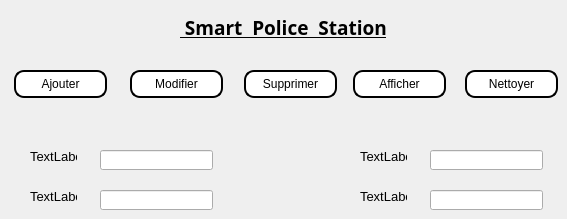
      <widget class="QWidget" name="tab_9">
       <attribute name="icon">
        <iconset>
         <normaloff>../../../Downloads/plaintes.png</normaloff>../../../Downloads/plaintes.png</iconset>
       </attribute>
       <attribute name="title">
        <string>Plaintes</string>
       </attribute>
       <widget class="QLabel" name="label_62">
        <property name="geometry">
         <rect>
          <x>360</x>
          <y>190</y>
          <width>47</width>
          <height>13</height>
         </rect>
        </property>
        <property name="font">
         <font>
          <family>Arial</family>
          <pointsize>10</pointsize>
          <weight>50</weight>
          <bold>false</bold>
         </font>
        </property>
        <property name="text">
         <string>TextLabel</string>
        </property>
       </widget>
       <widget class="QLabel" name="label_61">
        <property name="geometry">
         <rect>
          <x>360</x>
          <y>150</y>
          <width>47</width>
          <height>13</height>
         </rect>
        </property>
        <property name="font">
         <font>
          <family>Arial</family>
          <pointsize>10</pointsize>
          <weight>50</weight>
          <bold>false</bold>
         </font>
        </property>
        <property name="text">
         <string>TextLabel</string>
        </property>
       </widget>
       <widget class="QPushButton" name="affichersalaries_11">
        <property name="geometry">
         <rect>
          <x>353</x>
          <y>70</y>
          <width>93</width>
          <height>28</height>
         </rect>
        </property>
        <property name="styleSheet">
         <string notr="true">background-color:white; 
color:black; 
border-style:outset ; 
border-width:2px ; 
border-radius:10px;</string>
        </property>
        <property name="text">
         <string>Afficher</string>
        </property>
       </widget>
       <widget class="QPushButton" name="Ajoutersalaries_11">
        <property name="geometry">
         <rect>
          <x>14</x>
          <y>70</y>
          <width>93</width>
          <height>28</height>
         </rect>
        </property>
        <property name="styleSheet">
         <string notr="true">background-color:white; 
color:black; 
border-style:outset ; 
border-width:2px ; 
border-radius:10px;</string>
        </property>
        <property name="text">
         <string>Ajouter</string>
        </property>
       </widget>
       <widget class="QPushButton" name="modifiersalaries_11">
        <property name="geometry">
         <rect>
          <x>130</x>
          <y>70</y>
          <width>93</width>
          <height>28</height>
         </rect>
        </property>
        <property name="styleSheet">
         <string notr="true">background-color:white; 
color:black; 
border-style:outset ; 
border-width:2px ; 
border-radius:10px;</string>
        </property>
        <property name="text">
         <string>Modifier</string>
        </property>
       </widget>
       <widget class="QLineEdit" name="lineEdit_60">
        <property name="geometry">
         <rect>
          <x>100</x>
          <y>190</y>
          <width>113</width>
          <height>20</height>
         </rect>
        </property>
       </widget>
       <widget class="QLabel" name="policou_19">
        <property name="geometry">
         <rect>
          <x>180</x>
          <y>10</y>
          <width>351</width>
          <height>35</height>
         </rect>
        </property>
        <property name="sizePolicy">
         <sizepolicy hsizetype="Preferred" vsizetype="Maximum">
          <horstretch>0</horstretch>
          <verstretch>0</verstretch>
         </sizepolicy>
        </property>
        <property name="font">
         <font>
          <family>Algerian</family>
          <pointsize>14</pointsize>
          <weight>75</weight>
          <bold>true</bold>
          <underline>true</underline>
         </font>
        </property>
        <property name="text">
         <string> Smart  Police  Station</string>
        </property>
        <property name="textFormat">
         <enum>Qt::PlainText</enum>
        </property>
       </widget>
       <widget class="QLabel" name="label_59">
        <property name="geometry">
         <rect>
          <x>30</x>
          <y>150</y>
          <width>47</width>
          <height>13</height>
         </rect>
        </property>
        <property name="font">
         <font>
          <family>Arial</family>
          <pointsize>10</pointsize>
          <weight>50</weight>
          <bold>false</bold>
         </font>
        </property>
        <property name="text">
         <string>TextLabel</string>
        </property>
       </widget>
       <widget class="QLineEdit" name="lineEdit_57">
        <property name="geometry">
         <rect>
          <x>430</x>
          <y>150</y>
          <width>113</width>
          <height>20</height>
         </rect>
        </property>
       </widget>
       <widget class="QLineEdit" name="lineEdit_58">
        <property name="geometry">
         <rect>
          <x>100</x>
          <y>150</y>
          <width>113</width>
          <height>20</height>
         </rect>
        </property>
       </widget>
       <widget class="QPushButton" name="supprimersalaries_11">
        <property name="geometry">
         <rect>
          <x>244</x>
          <y>70</y>
          <width>93</width>
          <height>28</height>
         </rect>
        </property>
        <property name="styleSheet">
         <string notr="true">background-color:white; 
color:black; 
border-style:outset ; 
border-width:2px ; 
border-radius:10px;</string>
        </property>
        <property name="text">
         <string>Supprimer</string>
        </property>
       </widget>
       <widget class="QPushButton" name="Nettoyer_9">
        <property name="geometry">
         <rect>
          <x>465</x>
          <y>70</y>
          <width>93</width>
          <height>28</height>
         </rect>
        </property>
        <property name="styleSheet">
         <string notr="true">background-color:white; 
color:black; 
border-style:outset ; 
border-width:2px ; 
border-radius:10px;</string>
        </property>
        <property name="text">
         <string>Nettoyer</string>
        </property>
       </widget>
       <widget class="QLineEdit" name="lineEdit_59">
        <property name="geometry">
         <rect>
          <x>430</x>
          <y>190</y>
          <width>113</width>
          <height>20</height>
         </rect>
        </property>
       </widget>
       <widget class="QLabel" name="label_60">
        <property name="geometry">
         <rect>
          <x>30</x>
          <y>190</y>
          <width>47</width>
          <height>13</height>
         </rect>
        </property>
        <property name="font">
         <font>
          <family>Arial</family>
          <pointsize>10</pointsize>
          <weight>50</weight>
          <bold>false</bold>
         </font>
        </property>
        <property name="text">
         <string>TextLabel</string>
        </property>
       </widget>
      </widget>
